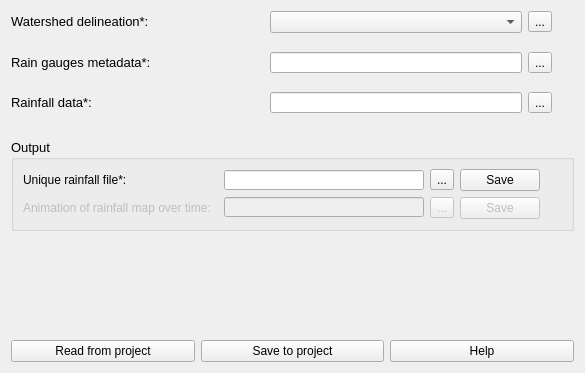
              <widget class="QWidget" name="scrollAreaWidgetContents_5">
               <property name="geometry">
                <rect>
                 <x>0</x>
                 <y>0</y>
                 <width>585</width>
                 <height>373</height>
                </rect>
               </property>
               <layout class="QGridLayout" name="gridLayout_7">
                <item row="3" column="0">
                 <spacer name="verticalSpacer_17">
                  <property name="orientation">
                   <enum>Qt::Vertical</enum>
                  </property>
                  <property name="sizeType">
                   <enum>QSizePolicy::Fixed</enum>
                  </property>
                  <property name="sizeHint" stdset="0">
                   <size>
                    <width>20</width>
                    <height>20</height>
                   </size>
                  </property>
                 </spacer>
                </item>
                <item row="6" column="0">
                 <layout class="QGridLayout" name="gridLayout_46">
                  <item row="0" column="0">
                   <widget class="QPushButton" name="btn_read_pg_ri">
                    <property name="text">
                     <string notr="true">Read from project</string>
                    </property>
                   </widget>
                  </item>
                  <item row="0" column="1">
                   <widget class="QPushButton" name="btn_save_file_pg_ri">
                    <property name="text">
                     <string notr="true">Save to project</string>
                    </property>
                   </widget>
                  </item>
                  <item row="0" column="2">
                   <widget class="QPushButton" name="btn_help_pg_ri">
                    <property name="text">
                     <string notr="true">Help</string>
                    </property>
                   </widget>
                  </item>
                 </layout>
                </item>
                <item row="2" column="0">
                 <layout class="QVBoxLayout" name="verticalLayout_7">
                  <item>
                   <layout class="QGridLayout" name="gridLayout_37">
                    <item row="1" column="2">
                     <widget class="QToolButton" name="tbtn_pg_r_1">
                      <property name="text">
                       <string>...</string>
                      </property>
                     </widget>
                    </item>
                    <item row="1" column="1">
                     <widget class="QgsMapLayerComboBox" name="cb_1_pg_ri"/>
                    </item>
                    <item row="1" column="3">
                     <widget class="QLabel" name="label_34">
                      <property name="sizePolicy">
                       <sizepolicy hsizetype="Preferred" vsizetype="Preferred">
                        <horstretch>0</horstretch>
                        <verstretch>0</verstretch>
                       </sizepolicy>
                      </property>
                      <property name="minimumSize">
                       <size>
                        <width>16</width>
                        <height>16</height>
                       </size>
                      </property>
                      <property name="maximumSize">
                       <size>
                        <width>16</width>
                        <height>16</height>
                       </size>
                      </property>
                      <property name="toolTip">
                       <string>&lt;html&gt;&lt;head/&gt;&lt;body&gt;&lt;p&gt;&lt;span style=&quot; font-weight:600;&quot;&gt;*Required file&lt;/span&gt;&lt;/p&gt;&lt;p&gt;Add the watershed delineation. The file must be a raster type (geotiff).&lt;/p&gt;&lt;/body&gt;&lt;/html&gt;</string>
                      </property>
                      <property name="text">
                       <string/>
                      </property>
                      <property name="pixmap">
                       <pixmap resource="resources.qrc">:/plugins/hidropixel/icons/icons/info(2).png</pixmap>
                      </property>
                      <property name="scaledContents">
                       <bool>true</bool>
                      </property>
                     </widget>
                    </item>
                    <item row="1" column="0">
                     <widget class="QLabel" name="label_30">
                      <property name="text">
                       <string>&lt;html&gt;&lt;head/&gt;&lt;body&gt;&lt;p align=&quot;justify&quot;&gt;&lt;span style=&quot; font-size:10pt;&quot;&gt;Watershed delineation*:&lt;/span&gt;&lt;/p&gt;&lt;/body&gt;&lt;/html&gt;</string>
                      </property>
                     </widget>
                    </item>
                   </layout>
                  </item>
                  <item>
                   <spacer name="verticalSpacer_10">
                    <property name="orientation">
                     <enum>Qt::Vertical</enum>
                    </property>
                    <property name="sizeType">
                     <enum>QSizePolicy::Fixed</enum>
                    </property>
                    <property name="sizeHint" stdset="0">
                     <size>
                      <width>20</width>
                      <height>13</height>
                     </size>
                    </property>
                   </spacer>
                  </item>
                  <item>
                   <layout class="QGridLayout" name="gridLayout_38">
                    <item row="0" column="1">
                     <widget class="QLineEdit" name="le_2_pg_ri">
                      <property name="sizePolicy">
                       <sizepolicy hsizetype="Minimum" vsizetype="Fixed">
                        <horstretch>0</horstretch>
                        <verstretch>0</verstretch>
                       </sizepolicy>
                      </property>
                      <property name="minimumSize">
                       <size>
                        <width>60</width>
                        <height>20</height>
                       </size>
                      </property>
                      <property name="maximumSize">
                       <size>
                        <width>360</width>
                        <height>24</height>
                       </size>
                      </property>
                      <property name="clearButtonEnabled">
                       <bool>true</bool>
                      </property>
                     </widget>
                    </item>
                    <item row="0" column="0">
                     <widget class="QLabel" name="label_37">
                      <property name="text">
                       <string>&lt;html&gt;&lt;head/&gt;&lt;body&gt;&lt;p align=&quot;justify&quot;&gt;&lt;span style=&quot; font-size:10pt;&quot;&gt;Rain gauges metadata*:&lt;/span&gt;&lt;/p&gt;&lt;/body&gt;&lt;/html&gt;</string>
                      </property>
                     </widget>
                    </item>
                    <item row="0" column="3">
                     <widget class="QLabel" name="label_38">
                      <property name="sizePolicy">
                       <sizepolicy hsizetype="Preferred" vsizetype="Preferred">
                        <horstretch>0</horstretch>
                        <verstretch>0</verstretch>
                       </sizepolicy>
                      </property>
                      <property name="minimumSize">
                       <size>
                        <width>16</width>
                        <height>16</height>
                       </size>
                      </property>
                      <property name="maximumSize">
                       <size>
                        <width>16</width>
                        <height>16</height>
                       </size>
                      </property>
                      <property name="toolTip">
                       <string>&lt;html&gt;&lt;head/&gt;&lt;body&gt;&lt;p&gt;&lt;span style=&quot; font-weight:600;&quot;&gt;*Required file&lt;/span&gt;&lt;/p&gt;&lt;p&gt;Add the rainfall metadata file with ID and coordinates for each rainfall gauge.&lt;/p&gt;&lt;/body&gt;&lt;/html&gt;</string>
                      </property>
                      <property name="text">
                       <string/>
                      </property>
                      <property name="pixmap">
                       <pixmap resource="resources.qrc">:/plugins/hidropixel/icons/icons/info(2).png</pixmap>
                      </property>
                      <property name="scaledContents">
                       <bool>true</bool>
                      </property>
                     </widget>
                    </item>
                    <item row="0" column="2">
                     <widget class="QToolButton" name="tbtn_pg_r_2">
                      <property name="text">
                       <string>...</string>
                      </property>
                     </widget>
                    </item>
                   </layout>
                  </item>
                  <item>
                   <spacer name="verticalSpacer_15">
                    <property name="orientation">
                     <enum>Qt::Vertical</enum>
                    </property>
                    <property name="sizeType">
                     <enum>QSizePolicy::Fixed</enum>
                    </property>
                    <property name="sizeHint" stdset="0">
                     <size>
                      <width>20</width>
                      <height>13</height>
                     </size>
                    </property>
                   </spacer>
                  </item>
                  <item>
                   <layout class="QGridLayout" name="gridLayout_39">
                    <item row="0" column="2">
                     <widget class="QToolButton" name="tbtn_pg_r_3">
                      <property name="text">
                       <string>...</string>
                      </property>
                     </widget>
                    </item>
                    <item row="0" column="0">
                     <widget class="QLabel" name="label_39">
                      <property name="text">
                       <string>&lt;html&gt;&lt;head/&gt;&lt;body&gt;&lt;p align=&quot;justify&quot;&gt;&lt;span style=&quot; font-size:10pt;&quot;&gt;Rainfall data*:&lt;/span&gt;&lt;/p&gt;&lt;/body&gt;&lt;/html&gt;</string>
                      </property>
                     </widget>
                    </item>
                    <item row="0" column="1">
                     <widget class="QLineEdit" name="le_3_pg_ri">
                      <property name="sizePolicy">
                       <sizepolicy hsizetype="Minimum" vsizetype="Fixed">
                        <horstretch>0</horstretch>
                        <verstretch>0</verstretch>
                       </sizepolicy>
                      </property>
                      <property name="minimumSize">
                       <size>
                        <width>60</width>
                        <height>20</height>
                       </size>
                      </property>
                      <property name="maximumSize">
                       <size>
                        <width>360</width>
                        <height>24</height>
                       </size>
                      </property>
                      <property name="clearButtonEnabled">
                       <bool>true</bool>
                      </property>
                     </widget>
                    </item>
                    <item row="0" column="3">
                     <widget class="QLabel" name="label_40">
                      <property name="sizePolicy">
                       <sizepolicy hsizetype="Preferred" vsizetype="Preferred">
                        <horstretch>0</horstretch>
                        <verstretch>0</verstretch>
                       </sizepolicy>
                      </property>
                      <property name="minimumSize">
                       <size>
                        <width>16</width>
                        <height>16</height>
                       </size>
                      </property>
                      <property name="maximumSize">
                       <size>
                        <width>16</width>
                        <height>16</height>
                       </size>
                      </property>
                      <property name="toolTip">
                       <string>&lt;html&gt;&lt;head/&gt;&lt;body&gt;&lt;p&gt;&lt;span style=&quot; font-weight:600;&quot;&gt;*Required file&lt;/span&gt;&lt;/p&gt;&lt;p align=&quot;justify&quot;&gt;Add the rainfall data for each rain gauge.&lt;/p&gt;&lt;/body&gt;&lt;/html&gt;</string>
                      </property>
                      <property name="text">
                       <string/>
                      </property>
                      <property name="pixmap">
                       <pixmap resource="resources.qrc">:/plugins/hidropixel/icons/icons/info(2).png</pixmap>
                      </property>
                      <property name="scaledContents">
                       <bool>true</bool>
                      </property>
                     </widget>
                    </item>
                   </layout>
                  </item>
                 </layout>
                </item>
                <item row="5" column="0">
                 <spacer name="verticalSpacer_13">
                  <property name="orientation">
                   <enum>Qt::Vertical</enum>
                  </property>
                  <property name="sizeHint" stdset="0">
                   <size>
                    <width>20</width>
                    <height>40</height>
                   </size>
                  </property>
                 </spacer>
                </item>
                <item row="4" column="0">
                 <widget class="QGroupBox" name="groupBox">
                  <property name="font">
                   <font>
                    <pointsize>10</pointsize>
                   </font>
                  </property>
                  <property name="mouseTracking">
                   <bool>true</bool>
                  </property>
                  <property name="title">
                   <string>Output</string>
                  </property>
                  <property name="flat">
                   <bool>true</bool>
                  </property>
                  <layout class="QGridLayout" name="gridLayout_2">
                   <item row="0" column="0">
                    <layout class="QHBoxLayout" name="horizontalLayout_13">
                     <item>
                      <layout class="QVBoxLayout" name="verticalLayout_4">
                       <item>
                        <widget class="QLabel" name="label_9">
                         <property name="font">
                          <font>
                           <pointsize>9</pointsize>
                          </font>
                         </property>
                         <property name="text">
                          <string>&lt;html&gt;&lt;head/&gt;&lt;body&gt;&lt;p&gt;Unique rainfall file*:&lt;/p&gt;&lt;/body&gt;&lt;/html&gt;</string>
                         </property>
                        </widget>
                       </item>
                       <item>
                        <widget class="QLabel" name="label_8">
                         <property name="enabled">
                          <bool>false</bool>
                         </property>
                         <property name="font">
                          <font>
                           <pointsize>9</pointsize>
                          </font>
                         </property>
                         <property name="text">
                          <string>&lt;html&gt;&lt;head/&gt;&lt;body&gt;&lt;p&gt;Animation of rainfall map over time:&lt;/p&gt;&lt;/body&gt;&lt;/html&gt;</string>
                         </property>
                        </widget>
                       </item>
                      </layout>
                     </item>
                     <item>
                      <layout class="QHBoxLayout" name="horizontalLayout_14">
                       <item>
                        <layout class="QVBoxLayout" name="verticalLayout_9">
                         <item>
                          <widget class="QLineEdit" name="le_4_pg_ri">
                           <property name="sizePolicy">
                            <sizepolicy hsizetype="Minimum" vsizetype="Fixed">
                             <horstretch>0</horstretch>
                             <verstretch>0</verstretch>
                            </sizepolicy>
                           </property>
                           <property name="minimumSize">
                            <size>
                             <width>200</width>
                             <height>20</height>
                            </size>
                           </property>
                           <property name="maximumSize">
                            <size>
                             <width>360</width>
                             <height>20</height>
                            </size>
                           </property>
                           <property name="font">
                            <font>
                             <pointsize>9</pointsize>
                            </font>
                           </property>
                           <property name="clearButtonEnabled">
                            <bool>true</bool>
                           </property>
                          </widget>
                         </item>
                         <item>
                          <widget class="QLineEdit" name="le_5_pg_ri">
                           <property name="enabled">
                            <bool>false</bool>
                           </property>
                           <property name="sizePolicy">
                            <sizepolicy hsizetype="Minimum" vsizetype="Fixed">
                             <horstretch>0</horstretch>
                             <verstretch>0</verstretch>
                            </sizepolicy>
                           </property>
                           <property name="minimumSize">
                            <size>
                             <width>200</width>
                             <height>20</height>
                            </size>
                           </property>
                           <property name="maximumSize">
                            <size>
                             <width>360</width>
                             <height>20</height>
                            </size>
                           </property>
                           <property name="font">
                            <font>
                             <pointsize>9</pointsize>
                            </font>
                           </property>
                           <property name="clearButtonEnabled">
                            <bool>true</bool>
                           </property>
                          </widget>
                         </item>
                        </layout>
                       </item>
                       <item>
                        <layout class="QVBoxLayout" name="verticalLayout_11">
                         <item>
                          <layout class="QHBoxLayout" name="horizontalLayout_16">
                           <item>
                            <widget class="QToolButton" name="tbtn_pg_r_4">
                             <property name="font">
                              <font>
                               <pointsize>9</pointsize>
                              </font>
                             </property>
                             <property name="text">
                              <string>...</string>
                             </property>
                            </widget>
                           </item>
                           <item>
                            <widget class="QPushButton" name="btn_save_1_pg_ri">
                             <property name="font">
                              <font>
                               <pointsize>9</pointsize>
                              </font>
                             </property>
                             <property name="text">
                              <string>Save</string>
                             </property>
                            </widget>
                           </item>
                           <item>
                            <widget class="QLabel" name="label_43">
                             <property name="sizePolicy">
                              <sizepolicy hsizetype="Preferred" vsizetype="Preferred">
                               <horstretch>0</horstretch>
                               <verstretch>0</verstretch>
                              </sizepolicy>
                             </property>
                             <property name="minimumSize">
                              <size>
                               <width>16</width>
                               <height>16</height>
                              </size>
                             </property>
                             <property name="maximumSize">
                              <size>
                               <width>16</width>
                               <height>16</height>
                              </size>
                             </property>
                             <property name="toolTip">
                              <string>&lt;html&gt;&lt;head/&gt;&lt;body&gt;&lt;p&gt;&lt;span style=&quot; font-size:9pt; font-weight:700;&quot;&gt;*Recommended output.&lt;/span&gt;&lt;/p&gt;&lt;p&gt;&lt;span style=&quot; font-size:9pt;&quot;&gt;Add the directory and filename to save a unique file containing the whole rainfall information for running the model.&lt;/span&gt;&lt;/p&gt;&lt;/body&gt;&lt;/html&gt;</string>
                             </property>
                             <property name="text">
                              <string/>
                             </property>
                             <property name="pixmap">
                              <pixmap resource="resources.qrc">:/plugins/hidropixel/icons/icons/info(2).png</pixmap>
                             </property>
                             <property name="scaledContents">
                              <bool>true</bool>
                             </property>
                            </widget>
                           </item>
                          </layout>
                         </item>
                         <item>
                          <layout class="QHBoxLayout" name="horizontalLayout_17">
                           <item>
                            <widget class="QToolButton" name="tbtn_pg_r_5">
                             <property name="enabled">
                              <bool>false</bool>
                             </property>
                             <property name="font">
                              <font>
                               <pointsize>9</pointsize>
                              </font>
                             </property>
                             <property name="text">
                              <string>...</string>
                             </property>
                            </widget>
                           </item>
                           <item>
                            <widget class="QPushButton" name="btn_save_2_pg_ri">
                             <property name="enabled">
                              <bool>false</bool>
                             </property>
                             <property name="font">
                              <font>
                               <pointsize>9</pointsize>
                              </font>
                             </property>
                             <property name="text">
                              <string>Save</string>
                             </property>
                            </widget>
                           </item>
                           <item>
                            <widget class="QLabel" name="label_42">
                             <property name="enabled">
                              <bool>true</bool>
                             </property>
                             <property name="sizePolicy">
                              <sizepolicy hsizetype="Preferred" vsizetype="Preferred">
                               <horstretch>0</horstretch>
                               <verstretch>0</verstretch>
                              </sizepolicy>
                             </property>
                             <property name="minimumSize">
                              <size>
                               <width>16</width>
                               <height>16</height>
                              </size>
                             </property>
                             <property name="maximumSize">
                              <size>
                               <width>16</width>
                               <height>16</height>
                              </size>
                             </property>
                             <property name="toolTip">
                              <string>&lt;html&gt;&lt;head/&gt;&lt;body&gt;&lt;p&gt;&lt;span style=&quot; font-size:9pt; font-weight:704;&quot;&gt;Optional output.&lt;br/&gt;&lt;/span&gt;&lt;span style=&quot; font-size:9pt;&quot;&gt;&lt;br/&gt;Add the directory and filename to save an animation (.mp4) containing interpolated rainfall data for each time step.&lt;/span&gt;&lt;/p&gt;&lt;/body&gt;&lt;/html&gt;</string>
                             </property>
                             <property name="text">
                              <string/>
                             </property>
                             <property name="pixmap">
                              <pixmap resource="resources.qrc">:/plugins/hidropixel/icons/icons/info(2).png</pixmap>
                             </property>
                             <property name="scaledContents">
                              <bool>true</bool>
                             </property>
                            </widget>
                           </item>
                          </layout>
                         </item>
                        </layout>
                       </item>
                      </layout>
                     </item>
                    </layout>
                   </item>
                  </layout>
                 </widget>
                </item>
               </layout>
              </widget>
